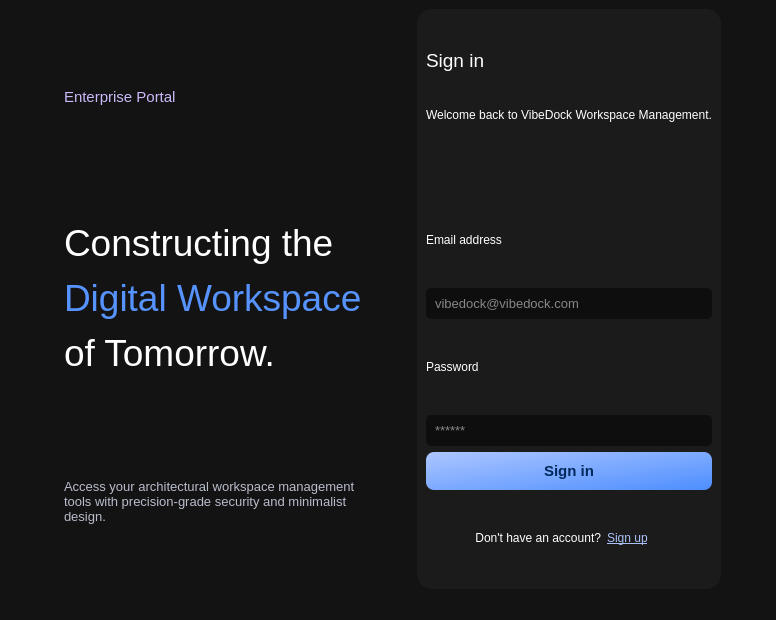
<?xml version="1.0" encoding="UTF-8"?>
<ui version="4.0">
 <class>MainWindow</class>
 <widget class="QMainWindow" name="MainWindow">
  <property name="geometry">
   <rect>
    <x>0</x>
    <y>0</y>
    <width>776</width>
    <height>620</height>
   </rect>
  </property>
  <property name="font">
   <font>
    <pointsize>10</pointsize>
   </font>
  </property>
  <property name="tabletTracking">
   <bool>false</bool>
  </property>
  <property name="windowTitle">
   <string>MainWindow</string>
  </property>
  <property name="styleSheet">
   <string notr="true">background-color: #131313;
color: white;</string>
  </property>
  <widget class="QWidget" name="centralwidget">
   <layout class="QHBoxLayout" name="horizontalLayout_3">
    <item>
     <spacer name="horizontalSpacer_4">
      <property name="orientation">
       <enum>Qt::Horizontal</enum>
      </property>
      <property name="sizeType">
       <enum>QSizePolicy::MinimumExpanding</enum>
      </property>
      <property name="sizeHint" stdset="0">
       <size>
        <width>40</width>
        <height>20</height>
       </size>
      </property>
     </spacer>
    </item>
    <item>
     <widget class="QWidget" name="widget_4" native="true">
      <layout class="QVBoxLayout" name="verticalLayout_2">
       <item>
        <widget class="QLabel" name="label">
         <property name="font">
          <font>
           <pointsize>11</pointsize>
          </font>
         </property>
         <property name="styleSheet">
          <string notr="true">color: #ccb9fa;</string>
         </property>
         <property name="text">
          <string>Enterprise Portal</string>
         </property>
        </widget>
       </item>
       <item>
        <spacer name="verticalSpacer">
         <property name="orientation">
          <enum>Qt::Vertical</enum>
         </property>
         <property name="sizeType">
          <enum>QSizePolicy::Fixed</enum>
         </property>
         <property name="sizeHint" stdset="0">
          <size>
           <width>20</width>
           <height>40</height>
          </size>
         </property>
        </spacer>
       </item>
       <item>
        <widget class="QLabel" name="label_10">
         <property name="font">
          <font>
           <pointsize>28</pointsize>
          </font>
         </property>
         <property name="styleSheet">
          <string notr="true"/>
         </property>
         <property name="text">
          <string>&lt;html&gt;&lt;head/&gt;&lt;body&gt;&lt;p&gt;&lt;span style=&quot; color:#FFFFFF;&quot;&gt;Constructing the&lt;/span&gt;&lt;/p&gt;&lt;p&gt;&lt;span style=&quot; color:#5693ff;&quot;&gt;Digital Workspace&lt;/span&gt;&lt;/p&gt;&lt;p&gt;&lt;span style=&quot; color:#FFFFFF;&quot;&gt;of Tomorrow.&lt;/span&gt;&lt;/p&gt;&lt;/body&gt;&lt;/html&gt;</string>
         </property>
        </widget>
       </item>
       <item>
        <spacer name="verticalSpacer_2">
         <property name="orientation">
          <enum>Qt::Vertical</enum>
         </property>
         <property name="sizeType">
          <enum>QSizePolicy::Fixed</enum>
         </property>
         <property name="sizeHint" stdset="0">
          <size>
           <width>20</width>
           <height>40</height>
          </size>
         </property>
        </spacer>
       </item>
       <item>
        <widget class="QLabel" name="label_12">
         <property name="font">
          <font>
           <pointsize>10</pointsize>
          </font>
         </property>
         <property name="styleSheet">
          <string notr="true">color: #b9bccb;</string>
         </property>
         <property name="text">
          <string>Access your architectural workspace management tools with precision-grade security and minimalist design.</string>
         </property>
         <property name="wordWrap">
          <bool>true</bool>
         </property>
        </widget>
       </item>
      </layout>
     </widget>
    </item>
    <item>
     <spacer name="horizontalSpacer_2">
      <property name="orientation">
       <enum>Qt::Horizontal</enum>
      </property>
      <property name="sizeType">
       <enum>QSizePolicy::Fixed</enum>
      </property>
      <property name="sizeHint" stdset="0">
       <size>
        <width>40</width>
        <height>20</height>
       </size>
      </property>
     </spacer>
    </item>
    <item>
     <widget class="QWidget" name="widget" native="true">
      <property name="styleSheet">
       <string notr="true">background-color: #1c1b1b;
border: 1px;
border-radius: 15px;
</string>
      </property>
      <layout class="QVBoxLayout" name="verticalLayout">
       <item>
        <widget class="QLabel" name="label_5">
         <property name="font">
          <font>
           <pointsize>14</pointsize>
          </font>
         </property>
         <property name="styleSheet">
          <string notr="true">color: white;</string>
         </property>
         <property name="text">
          <string>Sign in</string>
         </property>
         <property name="alignment">
          <set>Qt::AlignLeading|Qt::AlignLeft|Qt::AlignVCenter</set>
         </property>
        </widget>
       </item>
       <item>
        <widget class="QLabel" name="label_6">
         <property name="styleSheet">
          <string notr="true">color: white;</string>
         </property>
         <property name="text">
          <string>Welcome back to VibeDock Workspace Management.</string>
         </property>
         <property name="alignment">
          <set>Qt::AlignLeading|Qt::AlignLeft|Qt::AlignTop</set>
         </property>
        </widget>
       </item>
       <item>
        <widget class="QLabel" name="label_2">
         <property name="styleSheet">
          <string notr="true">color: white;</string>
         </property>
         <property name="text">
          <string>Email address</string>
         </property>
        </widget>
       </item>
       <item>
        <widget class="QLineEdit" name="lineEmail">
         <property name="font">
          <font>
           <pointsize>10</pointsize>
          </font>
         </property>
         <property name="styleSheet">
          <string notr="true">color: white;
background-color: #0e0e0e;
border-radius: 5;
padding: 7;</string>
         </property>
         <property name="text">
          <string/>
         </property>
         <property name="placeholderText">
          <string>vibedock@vibedock.com</string>
         </property>
        </widget>
       </item>
       <item>
        <widget class="QLabel" name="label_4">
         <property name="tabletTracking">
          <bool>true</bool>
         </property>
         <property name="styleSheet">
          <string notr="true">color: white;</string>
         </property>
         <property name="text">
          <string>Password</string>
         </property>
        </widget>
       </item>
       <item>
        <widget class="QLineEdit" name="linePassword">
         <property name="font">
          <font>
           <pointsize>10</pointsize>
          </font>
         </property>
         <property name="styleSheet">
          <string notr="true">color: white;
border-radius: 5;
background-color: #0e0e0e;
padding: 7;</string>
         </property>
         <property name="text">
          <string/>
         </property>
         <property name="echoMode">
          <enum>QLineEdit::Password</enum>
         </property>
         <property name="placeholderText">
          <string>******</string>
         </property>
        </widget>
       </item>
       <item>
        <widget class="QPushButton" name="btnSignIn">
         <property name="font">
          <font>
           <pointsize>11</pointsize>
           <weight>75</weight>
           <bold>true</bold>
          </font>
         </property>
         <property name="styleSheet">
          <string notr="true">QPushButton {
    background: qlineargradient(x1:0, y1:0, x2:1, y2:1, stop:0 #adc6ff, stop:1 #4d8eff);
    color: #00285d;
    font-weight: bold;
    border-radius: 8px;
    padding: 10px;
    border: none;
}

QPushButton:hover {
    background: qlineargradient(x1:0, y1:0, x2:1, y2:1, stop:0 #c2d5ff, stop:1 #66a1ff);
    color: #001a3d;
}

QPushButton:pressed {
    background: qlineargradient(x1:0, y1:0, x2:1, y2:1, stop:0 #8aa9ff, stop:1 #3b76e0);
    padding-left: 12px;
    padding-top: 12px;
}</string>
         </property>
         <property name="text">
          <string>Sign in</string>
         </property>
        </widget>
       </item>
       <item>
        <widget class="QWidget" name="widget_3" native="true">
         <layout class="QHBoxLayout" name="horizontalLayout_2">
          <item>
           <spacer name="horizontalSpacer">
            <property name="orientation">
             <enum>Qt::Horizontal</enum>
            </property>
            <property name="sizeType">
             <enum>QSizePolicy::Fixed</enum>
            </property>
            <property name="sizeHint" stdset="0">
             <size>
              <width>40</width>
              <height>20</height>
             </size>
            </property>
           </spacer>
          </item>
          <item>
           <widget class="QLabel" name="label_8">
            <property name="styleSheet">
             <string notr="true">color: white;</string>
            </property>
            <property name="text">
             <string>Don't have an account?</string>
            </property>
            <property name="alignment">
             <set>Qt::AlignRight|Qt::AlignTrailing|Qt::AlignVCenter</set>
            </property>
           </widget>
          </item>
          <item>
           <widget class="QPushButton" name="btnSignUp">
            <property name="font">
             <font>
              <underline>true</underline>
             </font>
            </property>
            <property name="tabletTracking">
             <bool>false</bool>
            </property>
            <property name="layoutDirection">
             <enum>Qt::LeftToRight</enum>
            </property>
            <property name="styleSheet">
             <string notr="true">background-color: #1c1b1b;
border-radius: 0;
color: #a9c1f9;
text-align: left;</string>
            </property>
            <property name="text">
             <string>Sign up</string>
            </property>
           </widget>
          </item>
         </layout>
        </widget>
       </item>
      </layout>
     </widget>
    </item>
    <item>
     <spacer name="horizontalSpacer_3">
      <property name="orientation">
       <enum>Qt::Horizontal</enum>
      </property>
      <property name="sizeType">
       <enum>QSizePolicy::MinimumExpanding</enum>
      </property>
      <property name="sizeHint" stdset="0">
       <size>
        <width>40</width>
        <height>20</height>
       </size>
      </property>
     </spacer>
    </item>
   </layout>
  </widget>
  <widget class="QMenuBar" name="menubar">
   <property name="geometry">
    <rect>
     <x>0</x>
     <y>0</y>
     <width>776</width>
     <height>21</height>
    </rect>
   </property>
  </widget>
  <widget class="QStatusBar" name="statusbar"/>
 </widget>
 <resources/>
 <connections/>
</ui>
